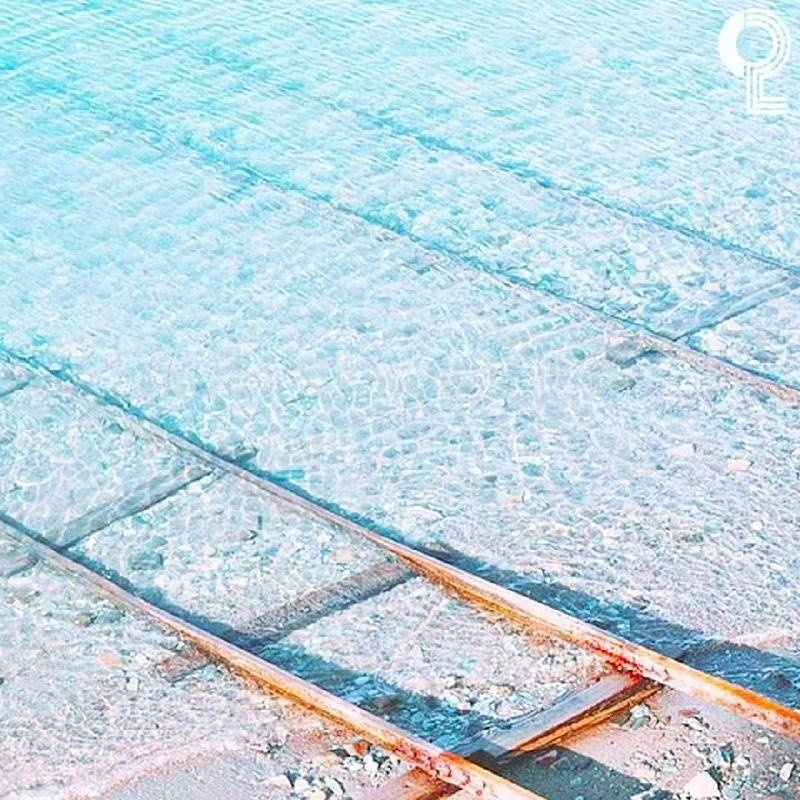
#> input picture ocean.jpg, 800 x 800 px
$ jupyter execute HW1.ipynb
#> lines starting #> are read from the running program, lines starting #| are printed output that depends on the picture
[cell 1]
import cv2
import numpy as np

font = cv2.FONT_HERSHEY_SIMPLEX
drawing = False
mode = True
color = (0, 0, 255)

def draw_circle(event, x, y, flags, param):
    global ix, iy, drawing, mode, color, switch
    if event == cv2.EVENT_LBUTTONDOWN:
        if switch == 1:
            drawing = True
            ix, iy = x, y
            cv2.putText(img, 'mouse-('+str(x)+','+str(y)+'), ', (10, 40), font, 1, (255,255,255), 2, cv2.LINE_AA)
    elif event == cv2.EVENT_MOUSEMOVE:
            if drawing == True:
                if mode == True:
                    cv2.rectangle(img, (ix, iy), (x, y), color, -1)
                else:
                    cv2.circle(img, (x, y), 5, color, -1)

    elif event == cv2.EVENT_LBUTTONUP:
        if switch == 1:
            drawing = False
            if mode == True:
                cv2.rectangle(img, (ix, iy), (x, y), color, -1)
                cv2.putText(img, '('+str(x)+','+str(y)+')', (320, 40), font, 1, (255,255,255), 2, cv2.LINE_AA)
            else:
                cv2.circle(img, (x, y), 5, color, -1)

def nothing(x):
    pass

img = cv2.imread('ocean.jpg',1)
#> img is the input picture: shape (800, 800, 3); mean B, G, R 223.8, 213.6, 190
img = cv2.resize(img, dsize=(1500, 770), interpolation=cv2.INTER_CUBIC)
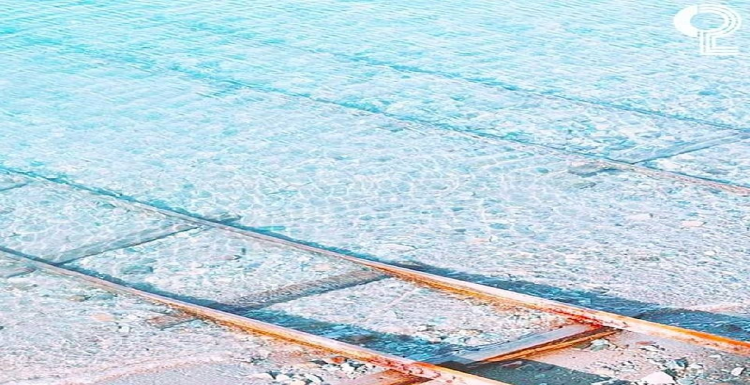
#> img: shape (770, 1500, 3) (shown at 1/2 size); mean B, G, R 223.7, 213.6, 190
cv2.namedWindow('HW1')
cv2.setMouseCallback('HW1', draw_circle)
cv2.createTrackbar('R','HW1',0,255,nothing)
cv2.createTrackbar('G','HW1',0,255,nothing)
cv2.createTrackbar('B','HW1',0,255,nothing)
switch_trackbar = '0 : OFF \n1 : ON'
cv2.createTrackbar(switch_trackbar, 'HW1',0,1,nothing)
while(1):
    r = cv2.getTrackbarPos('R','HW1')
    g = cv2.getTrackbarPos('G','HW1')
    b = cv2.getTrackbarPos('B','HW1')
    switch = cv2.getTrackbarPos(switch_trackbar, 'HW1')
    color = (r, g, b)
    cv2.imshow('HW1', img)

    k = cv2.waitKey(20) & 0xFF
#> (key Esc is pressed here)
    if k == ord('m'):
        mode = not mode
    elif k == 27:
        break
cv2.destroyAllWindows()
